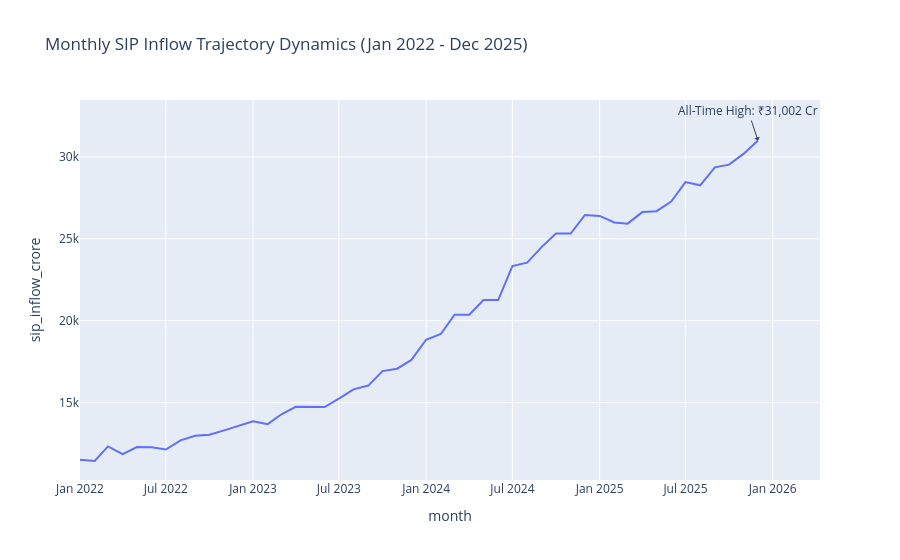

Here is the notebook cell this chart was saved with:
### Markdown cell above
## 📈 Task 1: NAV Trend Analysis (2022–2026)
Tracking historical trends, highlighting the 2023 bull run and 2024 market corrections.

### Code cell
# ==============================================================================
# TASK 3 & 4: SIP INFLOW TIME-SERIES & CATEGORY HEATMAP (FIXED PARAMETERS)
# ==============================================================================

# 1. Plotly Monthly SIP Inflow Trends
processed_dir = Path(os.getcwd()).parent / 'data' / 'processed'

if (processed_dir / 'cleaned_monthly_sip_inflows.csv').exists():
    df_sip_macro = pd.read_csv(processed_dir / 'cleaned_monthly_sip_inflows.csv')
    
    fig_sip = px.line(df_sip_macro, x='month', y='sip_inflow_crore', 
                      title='Monthly SIP Inflow Trajectory Dynamics (Jan 2022 - Dec 2025)')
    
    # Highlight the specific requested milestone - Removed 'cliponaxis' to resolve error
    fig_sip.add_annotation(x='2025-12', y=31002, text="All-Time High: ₹31,002 Cr",
                           showarrow=True, arrowhead=1)
    fig_sip.show()
    fig_sip.write_image('../data/exported_charts/03_sip_trends.png')

# 2. Seaborn Category Net Inflow Heatmap
if (processed_dir / 'cleaned_category_inflows.csv').exists():
    df_cat = pd.read_csv(processed_dir / 'cleaned_category_inflows.csv')
    # Pivot data to align months on X-axis and categories on Y-axis
    df_pivot = df_cat.pivot(index='category', columns='month', values='net_inflow_crore')
    
    plt.figure(figsize=(14, 6))
    sns.heatmap(df_pivot, cmap='YlGnBu', annot=False, cbar_kws={'label': 'Net Inflow (Crores)'})
    plt.title('Category Net Inflow Intensity Heatmap Matrix')
    plt.xlabel('Operational Month Factor')
    plt.ylabel('Asset Class Category')
    plt.tight_layout()
    plt.savefig('../data/exported_charts/04_category_heatmap.png')
    plt.show()

### Figure 1 — Plotly figure (JSON) as saved in the notebook; plotly's stock layout.template omitted (floating-point values rounded to 4 significant figures)
{"data": [{"hovertemplate": "month=%{x}<br>sip_inflow_crore=%{y}<extra></extra>", "legendgroup": "", "line": {"color": "#636efa", "dash": "solid"}, "marker": {"symbol": "circle"}, "mode": "lines", "name": "", "orientation": "v", "showlegend": false, "type": "scatter", "x": ["2022-01", "2022-02", "2022-03", "2022-04", "2022-05", "2022-06", "2022-07", "2022-08", "2022-09", "2022-10", "2022-11", "2022-12", "2023-01", "2023-02", "2023-03", "2023-04", "2023-05", "2023-06", "2023-07", "2023-08", "2023-09", "2023-10", "2023-11", "2023-12", "2024-01", "2024-02", "2024-03", "2024-04", "2024-05", "2024-06", "2024-07", "2024-08", "2024-09", "2024-10", "2024-11", "2024-12", "2025-01", "2025-02", "2025-03", "2025-04", "2025-05", "2025-06", "2025-07", "2025-08", "2025-09", "2025-10", "2025-11", "2025-12"], "xaxis": "x", "y": [11517, 11438, 12328, 11863, 12286, 12276, 12140, 12694, 12976, 13040, 13306, 13573, 13856, 13687, 14276, 14749, 14749, 14734, 15245, 15814, 16042, 16928, 17073, 17610, 18838, 19187, 20371, 20371, 21262, 21262, 23332, 23547, 24509, 25323, 25320, 26459, 26400, 25999, 25926, 26632, 26688, 27274, 28464, 28265, 29361, 29529, 30200, 31002], "yaxis": "y"}], "layout": {"annotations": [{"arrowhead": 1, "showarrow": true, "text": "All-Time High: ₹31,002 Cr", "x": "2025-12", "y": 31002}], "legend": {"tracegroupgap": 0}, "title": {"text": "Monthly SIP Inflow Trajectory Dynamics (Jan 2022 - Dec 2025)"}, "xaxis": {"anchor": "y", "domain": [0, 1], "title": {"text": "month"}}, "yaxis": {"anchor": "x", "domain": [0, 1], "title": {"text": "sip_inflow_crore"}}}}
